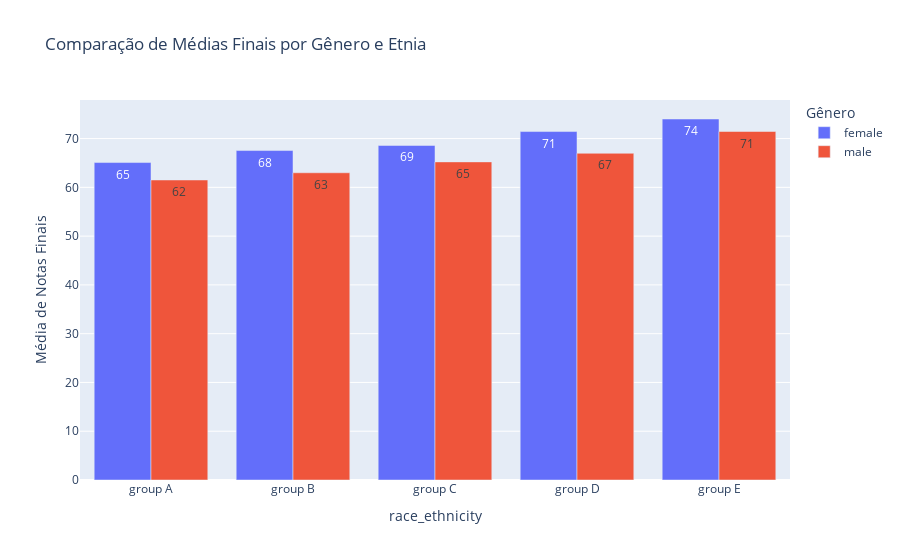

Here is the notebook cell this chart was saved with:
### Markdown cell above
#### Analise Gráfica

### Code cell
# Group the final_score_avg by gender
df_final_avg_grouped_by_gender = df.groupby(['gender', 'race_ethnicity'])['final_score_avg'].mean().reset_index()

# Create a plotly bar chart
fig = px.bar(df_final_avg_grouped_by_gender, 
             x='race_ethnicity', y='final_score_avg', 
             text='final_score_avg', 
             title='Comparação de Médias Finais por Gênero e Etnia',  
             labels={'final_score_avg': 'Média de Notas Finais', 'gender': 'Gênero'}, 
             color='gender', barmode='group')

fig.update_traces(texttemplate='%{text:.2s}', textposition='inside')

fig.show()

### Figure 1 — Plotly figure (JSON) as saved in the notebook; plotly's stock layout.template omitted (floating-point values rounded to 4 significant figures)
{"data": [{"alignmentgroup": "True", "hovertemplate": "Gênero=female<br>race_ethnicity=%{x}<br>Média de Notas Finais=%{text}<extra></extra>", "legendgroup": "female", "marker": {"color": "#636efa", "pattern": {"shape": ""}}, "name": "female", "offsetgroup": "female", "orientation": "v", "showlegend": true, "text": [65.08, 67.55, 68.59, 71.44, 74.01], "textposition": "inside", "texttemplate": "%{text:.2s}", "type": "bar", "x": ["group A", "group B", "group C", "group D", "group E"], "xaxis": "x", "y": [65.08, 67.55, 68.59, 71.44, 74.01], "yaxis": "y"}, {"alignmentgroup": "True", "hovertemplate": "Gênero=male<br>race_ethnicity=%{x}<br>Média de Notas Finais=%{text}<extra></extra>", "legendgroup": "male", "marker": {"color": "#EF553B", "pattern": {"shape": ""}}, "name": "male", "offsetgroup": "male", "orientation": "v", "showlegend": true, "text": [61.51, 62.99, 65.22, 66.98, 71.45], "textposition": "inside", "texttemplate": "%{text:.2s}", "type": "bar", "x": ["group A", "group B", "group C", "group D", "group E"], "xaxis": "x", "y": [61.51, 62.99, 65.22, 66.98, 71.45], "yaxis": "y"}], "layout": {"barmode": "group", "legend": {"title": {"text": "Gênero"}, "tracegroupgap": 0}, "title": {"text": "Comparação de Médias Finais por Gênero e Etnia"}, "xaxis": {"anchor": "y", "domain": [0, 1], "title": {"text": "race_ethnicity"}}, "yaxis": {"anchor": "x", "domain": [0, 1], "title": {"text": "Média de Notas Finais"}}}}
